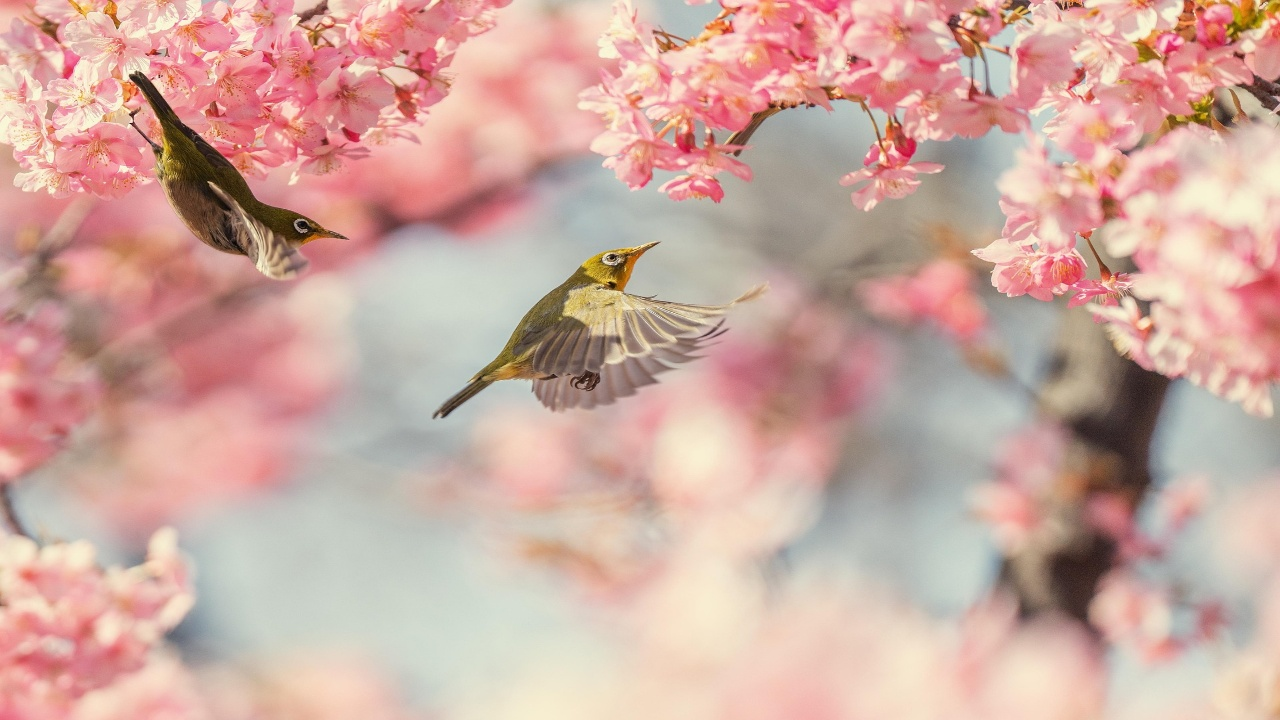
#> input picture Imagen-Video/bird.jpg, 1280 x 720 px, found by its file name
$ jupyter execute --allow-errors Opencv.ipynb
#> lines starting #> are read from the running program, lines starting #| are printed output that depends on the picture; after the words box and inside, x2 and y2 are one past the last pixel; in counts of white or black regions, pixels touching at a corner belong together; pictures that were not available may be replaced by others from this repository, and a replacement may not be noted
[cell 1]
import os
import cv2
import numpy as np

## 1.- Read image

[cell 2]
# leer la imagen

ruta_imagen = os.path.join('/home/davian/Escritorio/ML-DL-Libraries/Imagen-Video/bird.jpg')
img = cv2.imread(ruta_imagen)
#> img is the input picture: shape (720, 1280, 3); mean B, G, R 159.8, 169.6, 205.7

[cell 3]
# mirar la imagen

cv2.imshow('image', img)
cv2.waitKey(0)

# eliminar las ventanas y evitar los errores

cv2.destroyAllWindows()

## 2.- Resizing

[cell 4]
# reescalado
img_reescalada = cv2.resize(img, (720, 480))
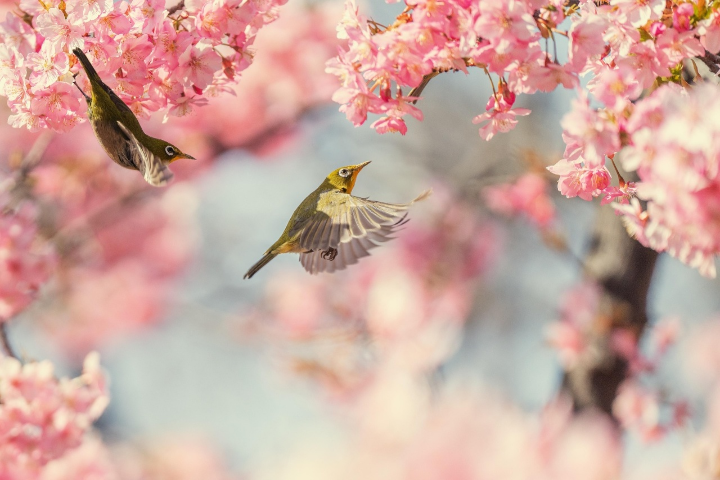
#> img_reescalada: shape (480, 720, 3); mean B, G, R 159.7, 169.5, 205.7

cv2.imshow('img', img)
cv2.imshow('img_resc', img_reescalada)
cv2.waitKey(0)
cv2.destroyAllWindows()

[cell 5]
img.shape
#> Out = (720, 1280, 3)

[cell 6]
img_reescalada.shape
#> Out = (480, 720, 3)

## 3.- Crop

[cell 7]
# Cortar con slicing en numpy

print(img.shape)
#| (720, 1280, 3)

img_cortada = img[200:450, 380:790]
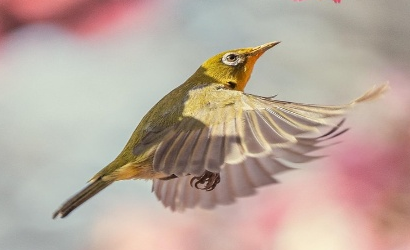
#> img_cortada: shape (250, 410, 3); mean B, G, R 157.5, 168.7, 186.9

cv2.imshow('img', img)
cv2.imshow('img_cortada', img_cortada)
cv2.waitKey(0)
cv2.destroyAllWindows()

## 4.- Colorspaces

[cell 8]
# Transformar de bgr a rgb
rgb_img = cv2.cvtColor(img, cv2.COLOR_BGR2RGB)
# Transformar de bgr a hsv
hsv_img = cv2.cvtColor(img, cv2.COLOR_BGR2HSV)
#> hsv_img: shape (720, 1280, 3); mean H, S, V 40.2, 60.1, 206.8
# Transformar de bgr a gray
gray_img = cv2.cvtColor(img, cv2.COLOR_BGR2GRAY)
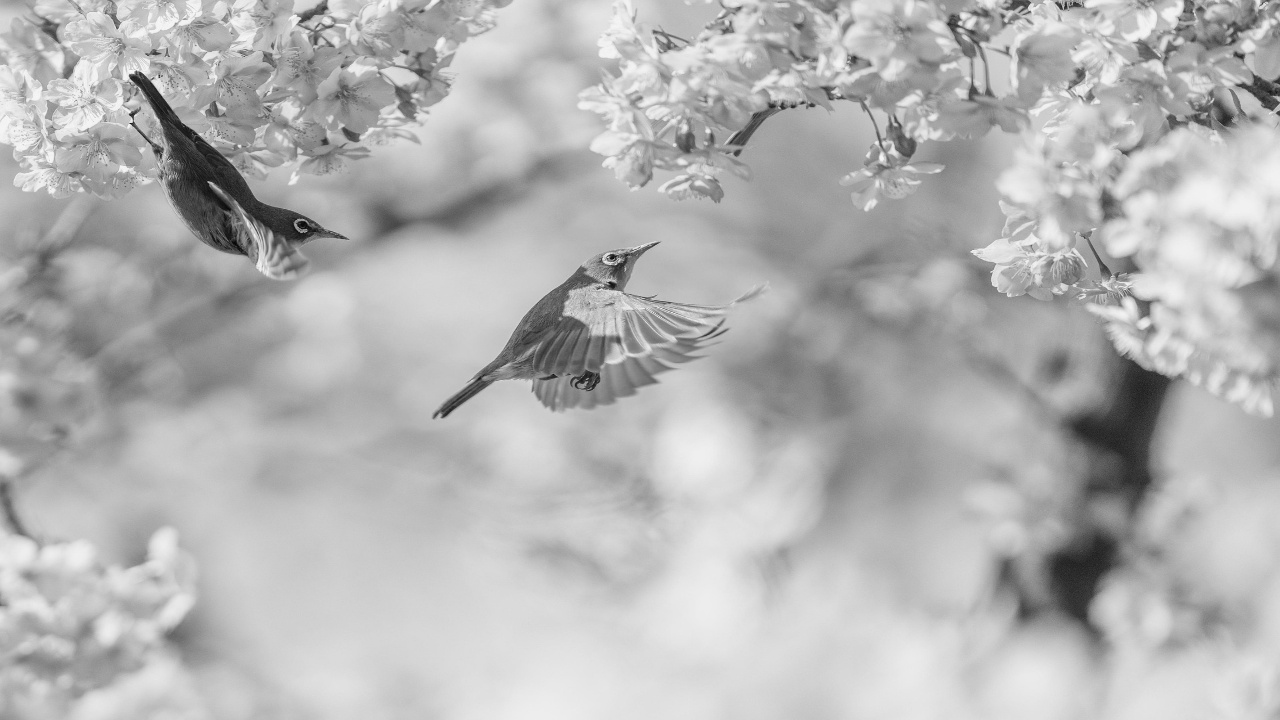
#> gray_img: shape (720, 1280); min 4, max 250, mean 179.3

[cell 9]
cv2.imshow('img', rgb_img)
cv2.waitKey(0)
cv2.destroyAllWindows()

[cell 10]
cv2.imshow('img', gray_img)
cv2.waitKey(0)
cv2.destroyAllWindows()

[cell 11]
cv2.imshow('img', hsv_img)
cv2.waitKey(0)
cv2.destroyAllWindows()

## 5.- Blurring

[cell 12]
img_cow = cv2.imread(os.path.join('/home/davian/Escritorio/ML-DL-Libraries/Imagen-Video/cow.png'))
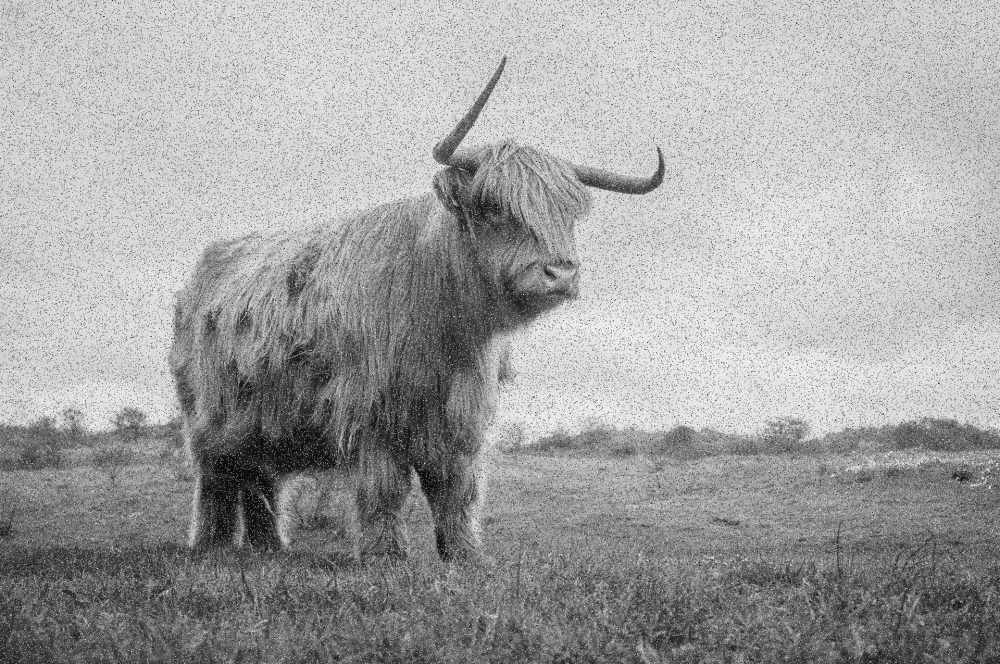
#> input picture Imagen-Video/cow.png, 1000 x 664 px, found by its file name
#> img_cow is the input picture: shape (664, 1000, 3); min 3, max 249, mean 161.4

[cell 13]
k_size = 7

img_blur = cv2.blur(img_cow, (k_size, k_size))

[cell 14]
cv2.imshow('img_cow', img_cow)
cv2.imshow('img_blur', img_blur)
cv2.waitKey(0)
cv2.destroyAllWindows()

## 6.- Theshold

### 6.1.- Gloval threshold

[cell 15]
img2 = cv2.imread(os.path.join('/home/davian/Escritorio/ML-DL-Libraries/Imagen-Video/birds2.jpg'))
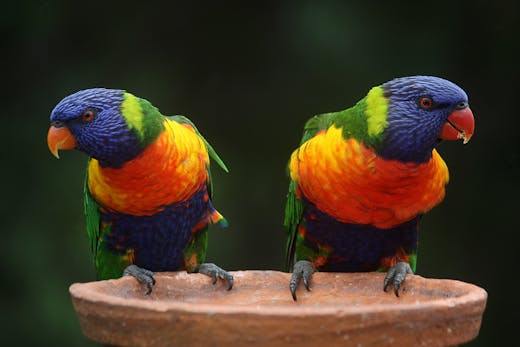
#> input picture Imagen-Video/birds2.jpg, 520 x 347 px, found by its file name
#> img2 is the input picture: shape (347, 520, 3); mean B, G, R 35.6, 52.5, 66.6

[cell 16]
# Cambiamos a escalas de grises
img2_gray = cv2.cvtColor(img2, cv2.COLOR_BGR2GRAY)
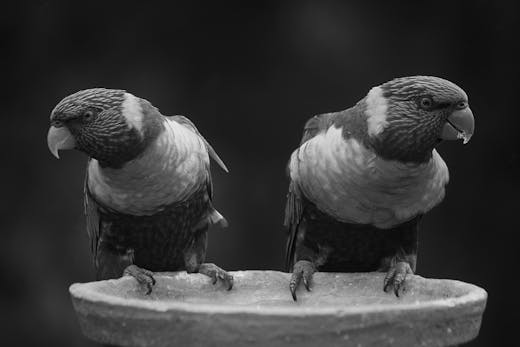
#> img2_gray: shape (347, 520); min 0, max 240, mean 54.8

[cell 17]
# Gloval threshold

# Aplicamos el threshold
ret, thresh = cv2.threshold(img2_gray, 50, 255, cv2.THRESH_BINARY)
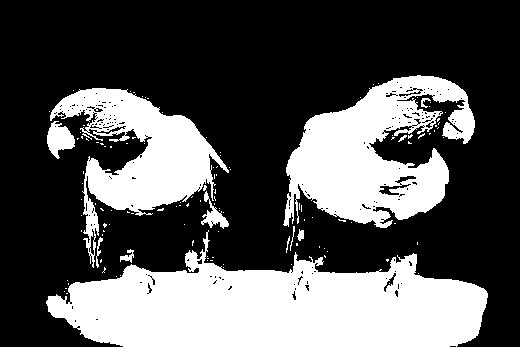
#> thresh: shape (347, 520); 33.5% white; 124 white regions (112 under 20 px), largest, box (x1, y1, x2, y2) and area: (46, 230, 488, 347) 31028, (283, 75, 475, 228) 16172, (50, 88, 229, 268) 11513

# Aplicamos desenfoque para eliminar el ruido
thresh = cv2.blur(thresh, (10, 10))

# Volvemos a aplicar el threshold
ret, thresh = cv2.threshold(img2_gray, 50, 255, cv2.THRESH_BINARY)

### 6.2.- Adaptative threshold

[cell 18]
cv2.imshow('img_paj2', thresh)
cv2.waitKey(0)
cv2.destroyAllWindows()

[cell 19]
img3 = cv2.imread(os.path.join('/home/davian/Escritorio/ML-DL-Libraries/Imagen-Video/handwritten.png'))

#> (a cell that did not finish here is left out)

#> (a cell that did not finish here is left out)

## 7.- Edge detection

[cell 22]
img4 = cv2.imread(os.path.join('/home/davian/Escritorio/ML-DL-Libraries/Imagen-Video/mujer.jpg'))

[cell 23]
img_edge = cv2.Canny(img4, 100, 200)

#> (the rest of this cell did not finish here and is left out)

[cell 24]
cv2.imshow('img_mujer', img4)
cv2.imshow('img_edge', img_edge)
#> (the rest of this cell did not finish here and is left out)

## 8.- Drawing

[cell 25]
img5 = cv2.imread(os.path.join('/home/davian/Escritorio/ML-DL-Libraries/Imagen-Video/pizarra.jpg'))

[cell 26]
# Line
# Colocamos:  primer eje, segundo eje, color, y tamaño
cv2.line(img5, (95, 195), (702, 578), (0, 255, 0), 3)

# Rectangle
cv2.rectangle(img5, (95, 195), (702, 578), (0, 0, 255), 5)

# Circle
cv2.circle(img5, (385, 378), 80, (255, 0, 0), 6)

# Text
cv2.putText(img5, 'Holaa, este es un texto random', (200, 250), cv2.FONT_HERSHEY_SIMPLEX, 0.8, (0, 255, 255), 2)

[cell 27]
cv2.imshow('img5', img5)
cv2.waitKey(0)
cv2.destroyAllWindows()

## 9.- Contours

[cell 28]
img6 = cv2.imread(os.path.join('/home/davian/Escritorio/ML-DL-Libraries/Imagen-Video/birds3.jpg'))
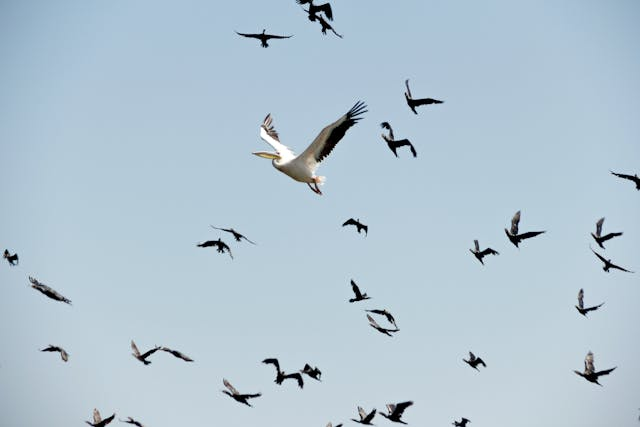
#> input picture Imagen-Video/birds3.jpg, 640 x 427 px, found by its file name
#> img6 is the input picture: shape (427, 640, 3); mean B, G, R 210.3, 197.1, 177.7

[cell 29]
# Cambiamos a escala de grises
img_gray = cv2.cvtColor(img6, cv2.COLOR_BGR2GRAY)

# Aplicamos un threshold
ret, thresh = cv2.threshold(img_gray, 150, 225, cv2.THRESH_BINARY_INV)
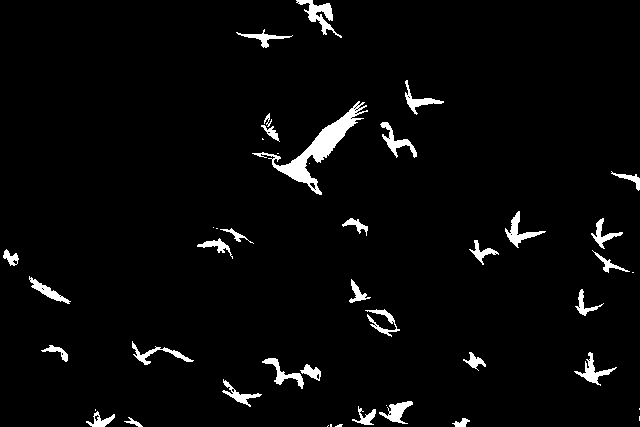
#> thresh: shape (427, 640); values 0 (black) and 225 (white), 3.3% white; 45 white regions (13 under 20 px)

# Definimos los contornos
contours, hierarchy = cv2.findContours(thresh, cv2.RETR_TREE, cv2.CHAIN_APPROX_SIMPLE)
#> contours = 79 contours, 46 with area under 20; largest, box (x1, y1, x2, y2) and area: (252, 101, 368, 195) 1778, (296, 0, 342, 38) 434, (505, 211, 546, 248) 332, (380, 122, 417, 158) 312, (574, 352, 617, 386) 298

# dibujamos los contornos en la imagen original
cv2.drawContours(img6, contours, -1, (255, 0, 255), 1)
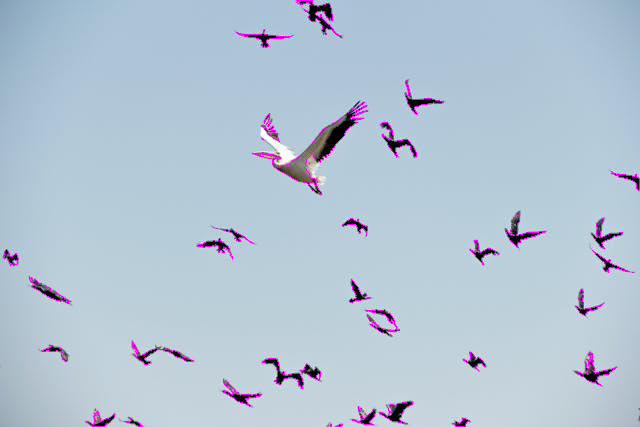
#> img6: shape (427, 640, 3); 1.31% of pixels changed, all inside (x1, y1, x2, y2) = (3, 0, 640, 427)
